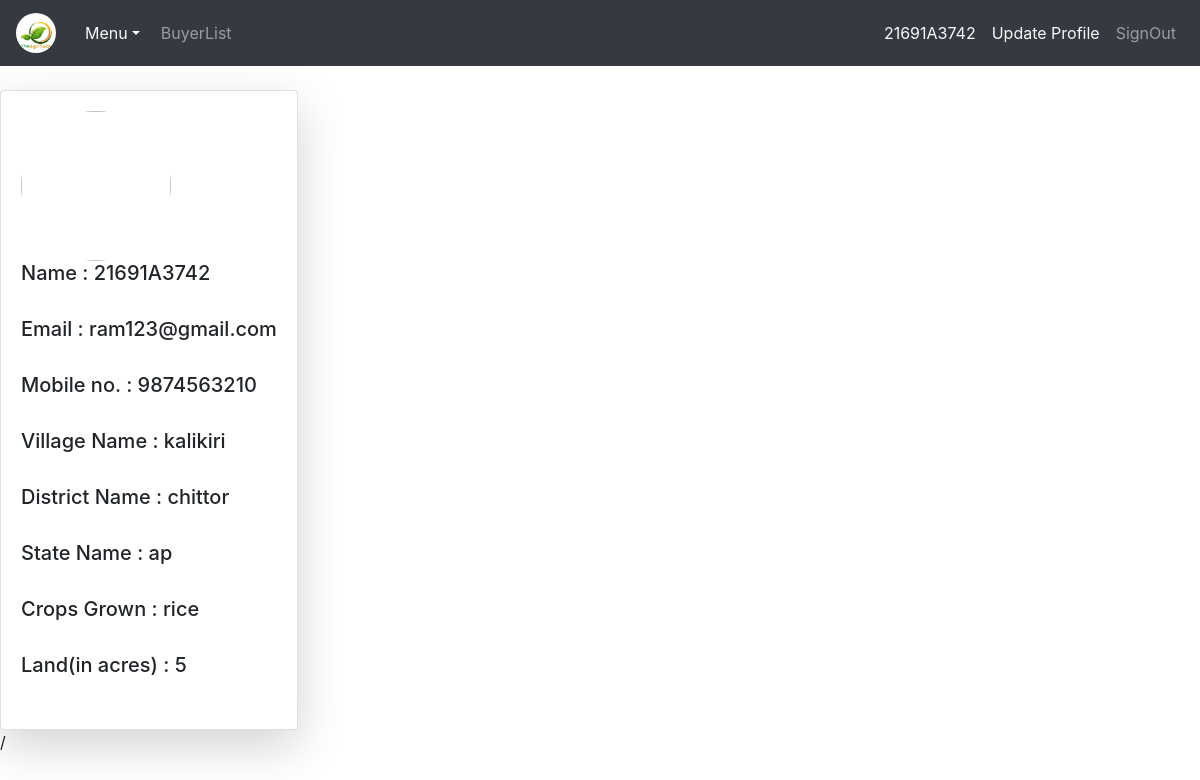
Page /userprofile/ (signed in) on the committed database.
### summer/firstproject/agritech/models.py (models this page shows)
class User(AbstractUser):
	farmer=models.BooleanField(default=False)
	buyer=models.BooleanField(default=False)

class FarmerTable(models.Model):
	village=models.CharField(max_length=100)
	district=models.CharField(max_length=50)
	state=models.CharField(max_length=30)
	mobile=models.IntegerField()
	land=models.IntegerField()
	crops=models.CharField(max_length=200)
	price=models.CharField(max_length=500)
	image=models.ImageField()
	usd = models.OneToOneField(User,on_delete = models.CASCADE)

### summer/firstproject/agritech/views.py (the view)
# urls.py: path('userprofile/',views.userprofile,name="userprofile"),
def userprofile(request):
	n=request.user.id
	l=[]
	if request.user.farmer == 1:
		m=FarmerTable.objects.get(usd_id=n)
		l=[request.user.username,request.user.email,m.mobile,m.village,m.district,m.state,m.crops,m.land,m.image]
		return render(request,'agritech/farmerprofile.html',{'k':l})
	elif request.user.buyer == 1:
		m=ConsumerTable.objects.get(usc_id=n)
		l=[request.user.username,request.user.email,m.phonenumber,m.state,m.idproof,m.requiredproduct,m.image]
		return render(request,'agritech/consumerprofile.html',{'k':l})

### summer/firstproject/templates/agritech/farmerprofile.html (shortened to what this page needs)
{% extends 'agritech/base.html' %}
{% block content %}
<div class="container-fluid mt-4">
	<div class="row">
		<div class="card col-mod-3 shadow-lg h-100">
			<div class="card-body">
				<img src="{{k.8.url}}" width="150" height="150" class="center">
				<h5>Name : {{k.0}}</h5><br>
				<h5>Email : {{k.1}}</h5><br>
				<h5>Mobile no. : {{k.2}}</h5><br>
				<h5>Village Name : {{k.3}}</h5><br>
				<h5>District Name : {{k.4}}</h5><br>
				<h5>State Name : {{k.5}}</h5><br>
				<h5>Crops Grown : {{k.6}}</h5><br>
				<h5>Land(in acres) : {{k.7}}</h5><br>
			</div>
		</div>
	</div>
</div>
{% endblock %}

### summer/firstproject/templates/agritech/navbar.html (shortened to what this page needs)
{% load static %}
<nav class="navbar navbar-expand-md bg-dark navbar-dark">
  <a class="navbar-brand" href="{% url 'userprofile' %}">
    <img src="{% static 'images/demo.jpg' %}" class="rounded-circle" style="width: 40px;">
  </a>
  <div class="collapse navbar-collapse" id="collapsibleNavbar">
      <div class="dropdown">
        <a href="{% url 'home' %}" class="text-light btn dropdown-toggle" data-toggle="dropdown">Menu</a>
      </div>
      {% if request.user.farmer == 1 %}
      <ul class="navbar-nav">
        <li class="nav-item">
          <a href="{% url 'buyerlist' %}" class="nav-link">BuyerList</a>
        </li>
      </ul>
      {% endif %}
  </div>
  <div class="nav-item">
    <ul class="navbar-nav">
      <li class="nav-item">
                <a class="nav-link text-light" href="#">
                  {{request.user.username}}
                </a>
            </li>
            {% if user.is_authenticated %}
            <li class="nav-item">
                <a class="nav-link text-light" href="{% url 'update' %}">
                  Update Profile
                </a>
            </li>
            <li class="nav-item">
                <a class="nav-link text-lightdd" href="{% url 'logout' %}">
                  SignOut
                </a>
            </li>
            {% endif %}
    </ul>
  </div>
</nav>

### summer/firstproject/templates/agritech/farmerprofile.html (style rules this page uses)
img { border-radius: 50%; }

### rows in the picture
User: user.username "21691A3742", username "21691A3742", email "ram123@gmail.com"
FarmerTable: village "kalikiri", district "chittor", state "ap", crops "rice"

### other values in the picture
{{ k.2 }} "9874563210"
{{ k.7 }} "5"
